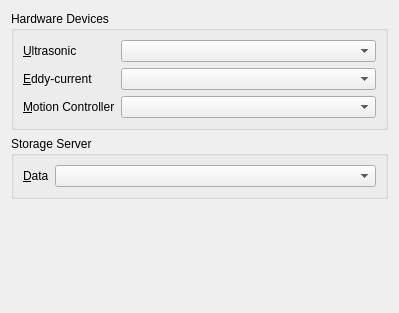
<?xml version="1.0" encoding="UTF-8"?>
<ui version="4.0">
 <class>sf::ProjectPropertyPage</class>
 <widget class="sf::PropertyPage" name="sf::ProjectPropertyPage">
  <property name="geometry">
   <rect>
    <x>0</x>
    <y>0</y>
    <width>399</width>
    <height>313</height>
   </rect>
  </property>
  <property name="windowTitle">
   <string>AcquisitionPropertyPage</string>
  </property>
  <layout class="QVBoxLayout" name="verticalLayout">
   <item>
    <widget class="QGroupBox" name="groupBox">
     <property name="title">
      <string>Hardware Devices</string>
     </property>
     <layout class="QFormLayout" name="formLayout">
      <item row="0" column="0">
       <widget class="QLabel" name="lblDeviceUt">
        <property name="toolTip">
         <string>Id for switching between multiple acquisition devices.</string>
        </property>
        <property name="text">
         <string>&amp;Ultrasonic</string>
        </property>
        <property name="buddy">
         <cstring>cbDeviceUt</cstring>
        </property>
       </widget>
      </item>
      <item row="0" column="1">
       <widget class="QComboBox" name="cbDeviceUt"/>
      </item>
      <item row="2" column="1">
       <widget class="QComboBox" name="cbDeviceMotion"/>
      </item>
      <item row="2" column="0">
       <widget class="QLabel" name="lblDeviceMotion">
        <property name="toolTip">
         <string>Id for switiching between multiple acquisition devices.</string>
        </property>
        <property name="text">
         <string>&amp;Motion Controller</string>
        </property>
        <property name="buddy">
         <cstring>cbDeviceMotion</cstring>
        </property>
       </widget>
      </item>
      <item row="1" column="0">
       <widget class="QLabel" name="lblDeviceEt">
        <property name="toolTip">
         <string>Id for switiching between multiple acquisition devices.</string>
        </property>
        <property name="text">
         <string>&amp;Eddy-current</string>
        </property>
        <property name="buddy">
         <cstring>cbDeviceEt</cstring>
        </property>
       </widget>
      </item>
      <item row="1" column="1">
       <widget class="QComboBox" name="cbDeviceEt"/>
      </item>
     </layout>
    </widget>
   </item>
   <item>
    <widget class="QGroupBox" name="gbStorage">
     <property name="title">
      <string>Storage Server</string>
     </property>
     <layout class="QFormLayout" name="formLayout_2">
      <item row="0" column="0">
       <widget class="QLabel" name="lblStorage">
        <property name="toolTip">
         <string>Id for switching between multiple acquisition devices.</string>
        </property>
        <property name="text">
         <string>&amp;Data</string>
        </property>
        <property name="buddy">
         <cstring>cbStorage</cstring>
        </property>
       </widget>
      </item>
      <item row="0" column="1">
       <widget class="QComboBox" name="cbStorage"/>
      </item>
     </layout>
    </widget>
   </item>
   <item>
    <spacer name="verticalSpacer">
     <property name="orientation">
      <enum>Qt::Vertical</enum>
     </property>
     <property name="sizeHint" stdset="0">
      <size>
       <width>20</width>
       <height>40</height>
      </size>
     </property>
    </spacer>
   </item>
  </layout>
 </widget>
 <customwidgets>
  <customwidget>
   <class>sf::PropertyPage</class>
   <extends>QWidget</extends>
   <header>misc/qt/PropertyPage.h</header>
   <container>1</container>
  </customwidget>
 </customwidgets>
 <resources/>
 <connections/>
</ui>
